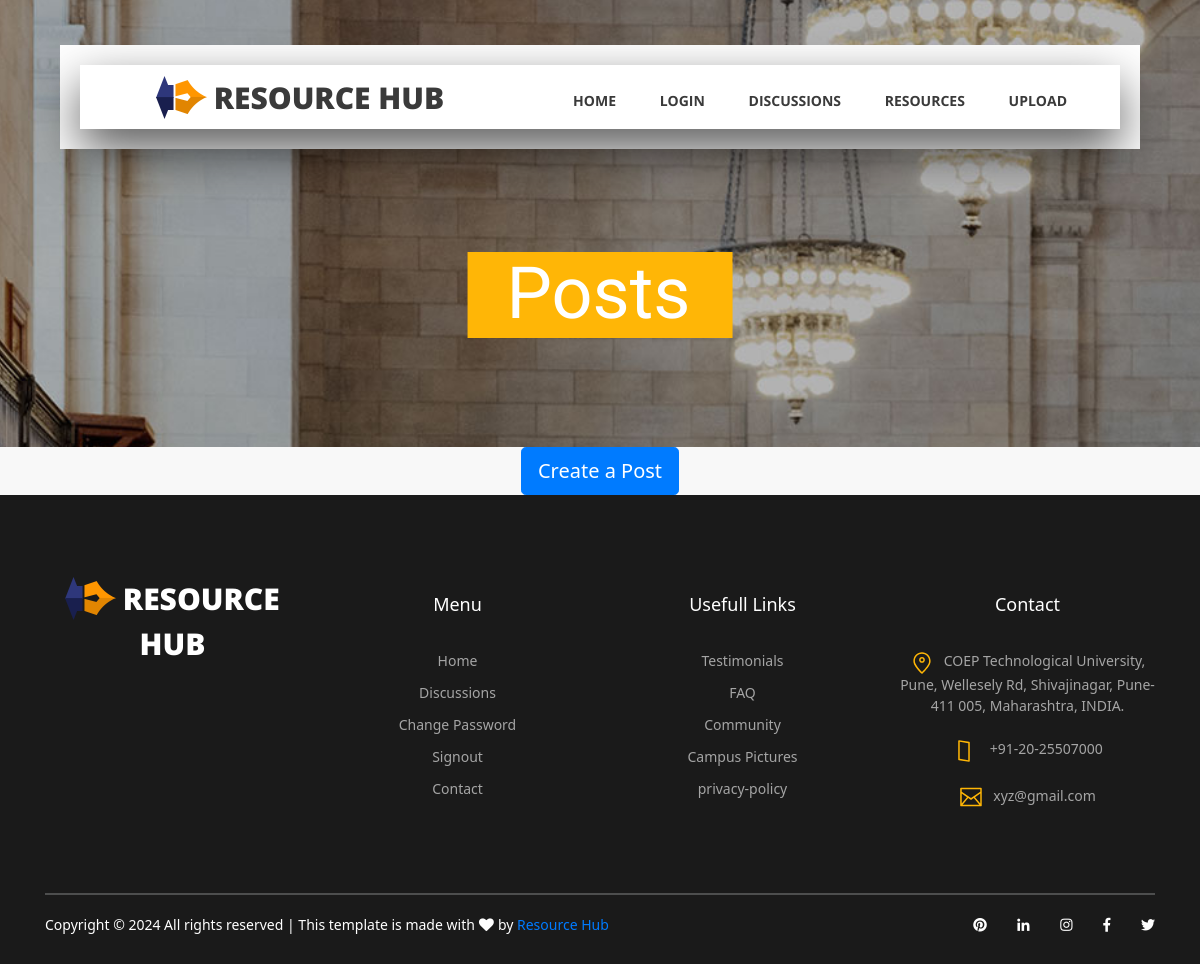
Page /posts (signed in) on the earlier database version.
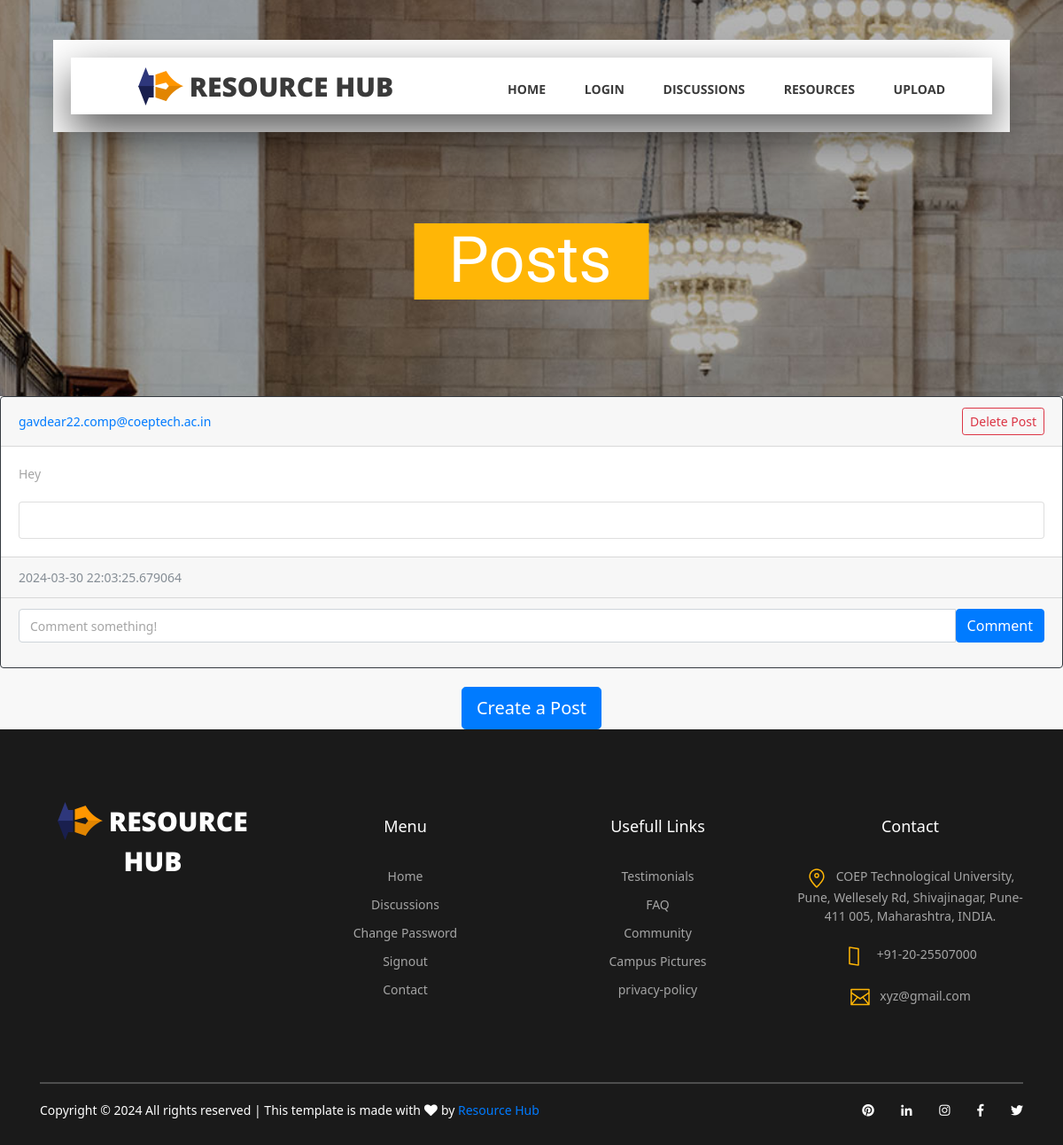
Same page on the later database version.
### app.py (models this page shows)
class Post(db.Model):
    id = db.Column(db.Integer, primary_key=True)
    text = db.Column(db.Text, nullable=False)
    date_created = db.Column(db.DateTime, default=datetime.now)
    author_id = db.Column(db.Integer, db.ForeignKey('user.id', ondelete="CASCADE"), nullable=False)
    comments = db.relationship('Comment', backref='post', passive_deletes=True)

class User(db.Model, UserMixin):
    id = db.Column(db.Integer, primary_key=True)
    name = db.Column(db.String(100))
    username = db.Column(db.String(50), unique=True)
    password = db.Column(db.String(100))
    user_type = db.Column(db.String(10))
    resources = db.relationship('Resource', backref="user")
    posts = db.relationship('Post', backref="user", passive_deletes=True)

### app.py (the view)
@app.route("/posts")
@login_required
def posts():
    posts = Post.query.all()
    user_id = current_user.id if current_user.is_authenticated else None
    return render_template("post_div.html", author_id=user_id, posts=posts)

### app.py (called while the page is built)
@login_manager.user_loader
def load_user(user_id):
    return User.query.get(int(user_id))

### templates/post_div.html (shortened to what this page needs)
<!DOCTYPE html>
<html lang="en">
<head>
	<link rel="stylesheet" type="text/css" href="../static/styles/bootstrap4/bootstrap.min.css">
	<link href="../static/plugins/fontawesome-free-5.0.1/css/fontawesome-all.css" rel="stylesheet" type="text/css">
	<link rel="stylesheet" type="text/css" href="../static/styles/contact_styles.css">
	<link rel="stylesheet" type="text/css" href="../static/styles/contact_responsive.css">
	<link rel="stylesheet" type="text/css" href="../static/styles/resource.css">
</head>
<body>
	<div class="super_container">
		<header class="header d-flex flex-row">
			<div class="header_content d-flex flex-row align-items-center">
				<div class="logo_container">
					<div class="logo">
						<img src="../static/images/logo.png" alt="">
						<span>Resource Hub</span>
					</div>
				</div>
				<nav class="main_nav_container">
					<div class="main_nav">
						<ul class="main_nav_list">
							<li class="main_nav_item"><a href="/">Home</a></li>
							<li class="main_nav_item"><b><a href="/login">Login</b></a></li>
							<li class="main_nav_item"><a href="/posts">Discussions</a></li>
							<li class="main_nav_item"><b><a href="/select">Resources</b></a></li>
							<li class="main_nav_item"><b><a href="/upload">Upload</a></b></a></li>
						</ul>
					</div>
				</nav>
			</div>
		</header>
			</div>
		{% block content %}
    <div class="home">
        <div class="home_background_container prlx_parent">
            <div class="home_background prlx" style="background-image:url(../static/images/contact_background.jpg)">
            </div>
        </div>
        <div class="home_content">
            <h1>Posts</h1>
        </div>
    </div>
    <div id="posts">
        {% for post in posts %}
        <div class="card border-dark">
            <div class="card-header d-flex justify-content-between align-items-center">
                <a href="/posts/{{ post.user.username }}">{{ post.user.username }}</a>
				{% if current_user.id == post.author_id %}
                	<a href="{{ url_for('delete_post', id=post.id)}}" class="btn btn-outline-danger btn-sm">Delete Post</a>
				{% endif %}
            </div>
            <div class="card-body">
                <div class="card-text">{{ post.text }}</div>
                <br/>
                <div class="card">
                    <div class="card-body">
                    </div>
                </div>
            </div>
            <div class="card-footer text-muted">{{ post.date_created }}</div>
            <div class="card-footer">
                <form method="POST" action="/create-comment/{{ post.id }}">
                    <div class="input-group mb-3">
                        <input type="text" id="text" name="text" class="form-control"
                               placeholder="Comment something!"/>
                        <button type="submit" class="btn btn-primary">Comment</button>
                    </div>
                </form>
            </div>
        </div>
        <br/> {% endfor %}
    </div>
    {% block footer %}
    <div class="d-flex justify-content-center">
        <a href="/create-post"><button type="button" class="btn btn-lg btn-primary">Create a Post</button></a>
    </div>
    {% endblock %}
{% endblock %}
	<footer class="footer">
		<div class="container">
					<div class="col">
				<div class="row">
					<div class="col text-center">
					</div>
				</div>
			</div>
			<div class="footer_content">
				<div class="row">
					<div class="col-lg-3 footer_col">
						<div class="logo_container">
							<div class="logo">
								<img src="../static/images/logo.png" alt="">
								<span>Resource Hub</span>
							</div>
						</div>
					</div>
					<div class="col-lg-3 footer_col">
						<div class="footer_column_title">Menu</div>
						<div class="footer_column_content">
							<ul>
							<li class="footer_list_item"><a href="/">Home</a></li>
							<li class="footer_list_item"><a href="/posts">Discussions</a></li>
							<li class="footer_list_item"><a href="/change-password-form">Change Password</a></li>
							<li class="footer_list_item"><a href="/logout">Signout</a></a></li>
							<li class="footer_list_item"><a href="/contact">Contact</a></a></li>
							</ul>
						</div>
					</div>
					<div class="col-lg-3 footer_col">
						<div class="footer_column_title">Usefull Links</div>
						<div class="footer_column_content">
							<ul>
								<li class="footer_list_item"><a href="/testimonials">Testimonials</a></li>
								<li class="footer_list_item"><a href="FAQ">FAQ</a></li>
								<li class="footer_list_item"><a href="#">Community</a></li>
								<li class="footer_list_item"><a href="#">Campus Pictures</a></li>
								<li class="footer_list_item"><a href="/privacy">privacy-policy</a></li>
							</ul>
						</div>
					</div>
					<div class="col-lg-3 footer_col">
						<div class="footer_column_title">Contact</div>
						<div class="footer_column_content">
							<ul>
								<li class="footer_contact_item">
									<div class="footer_contact_icon">
										<img src="../static/images/placeholder.svg" alt="https://www.flaticon.com/authors/lucy-g">
									</div>COEP Technological University, Pune, Wellesely Rd, Shivajinagar, Pune-411 005,
									Maharashtra, INDIA.
								</li>
								<li class="footer_contact_item">
									<div class="footer_contact_icon">
										<img src="../static/images/smartphone.svg" alt="https://www.flaticon.com/authors/lucy-g">
									</div>
									+91-20-25507000
								</li>
								<li class="footer_contact_item">
									<div class="footer_contact_icon">
										<img src="../static/images/envelope.svg" alt="https://www.flaticon.com/authors/lucy-g">
									</div>xyz@gmail.com
								</li>
							</ul>
						</div>
					</div>
				</div>
			</div>
			<div class="footer_bar d-flex flex-column flex-sm-row align-items-center">
				<div class="footer_copyright">
					<span>
						Copyright &copy;
						<script>document.write(new Date().getFullYear());</script> All rights reserved | This template
						is made with <i class="fa fa-heart" aria-hidden="true"></i> by <a href="/aboutus"
							target="_blank">Resource Hub</a>
					</span>
				</div>
				<div class="footer_social ml-sm-auto">
					<ul class="menu_social">
						<li class="menu_social_item"><a href="#"><i class="fab fa-pinterest"></i></a></li>
						<li class="menu_social_item"><a href="#"><i class="fab fa-linkedin-in"></i></a></li>
						<li class="menu_social_item"><a href="#"><i class="fab fa-instagram"></i></a></li>
						<li class="menu_social_item"><a href="#"><i class="fab fa-facebook-f"></i></a></li>
						<li class="menu_social_item"><a href="#"><i class="fab fa-twitter"></i></a></li>
					</ul>
				</div>
			</div>
		</div>
	</footer>
</body>
</html>

### static/styles/contact_styles.css (style rules this page uses)
* { margin: 0; padding: 0; -webkit-font-smoothing: antialiased; -webkit-text-shadow: rgba(0,0,0,.01) 0 0 1px; text-shadow: rgba(0,0,0,.01) 0 0 1px; }
body { font-family: 'Roboto', sans-serif; font-size: 14px; font-weight: 400; background: #FFFFFF; color: #a5a5a5; }
div { display: block; position: relative; -webkit-box-sizing: border-box; -moz-box-sizing: border-box; box-sizing: border-box; }
ul { list-style: none; margin-bottom: 0px; }
a, a:hover, a:visited, a:active, a:link { text-decoration: none; -webkit-font-smoothing: antialiased; -webkit-text-shadow: rgba(0,0,0,.01) 0 0 1px; text-shadow: rgba(0,0,0,.01) 0 0 1px; }
h1 { font-size: 36px; }
h1, h2, h3, h4, h5, h6 { font-family: 'Roboto', sans-serif; -webkit-font-smoothing: antialiased; -webkit-text-shadow: rgba(0,0,0,.01) 0 0 1px; text-shadow: rgba(0,0,0,.01) 0 0 1px; }
.form-control { color: #db5246; }
.super_container { width: 100%; overflow: hidden; }
.prlx_parent { overflow: hidden; }
.prlx { height: 130% !important; }
.header { position: fixed; top: 45px; left: 50%; -webkit-transform: translateX(-50%); -moz-transform: translateX(-50%); -ms-transform: translateX(-50%); -o-transform: translateX(-50%); transform: translateX(-50%); width: 1318px; height: 104px; background: #FFFFFF; z-index: 10; -webkit-transition: all 200ms ease; -moz-transition: all 200ms ease; -ms-transition: all 200ms ease; -o-transition: all 200ms ease; transition: all 200ms ease; }
.header_content { width: calc(100% - 279px); height: 100%; }
.header_content::before { display: block; position: absolute; top: 0; left: 0; width: 100%; height: 100%; content: ''; box-shadow: 0px 20px 49px rgba(0,0,0,0.67); z-index: -1; }
.logo_container { display: inline-block; padding-left: 76px; }
.logo span { font-family: 'Open Sans', sans-serif; font-size: 30px; font-weight: 900; color: #3a3a3a; vertical-align: middle; text-transform: uppercase; margin-left: 3px; }
.main_nav_container { display: inline-block; margin-left: auto; padding-right: 93px; }
.main_nav { margin-top: 7px; }
.main_nav_item { display: inline-block; margin-right: 40px; }
.main_nav_item:last-child { margin-right: 0px; }
.main_nav_item a { font-family: 'Open Sans', sans-serif; font-size: 14px; text-transform: uppercase; font-weight: 700; color: #3a3a3a; -webkit-transition: all 200ms ease; -moz-transition: all 200ms ease; -ms-transition: all 200ms ease; -o-transition: all 200ms ease; transition: all 200ms ease; }
.menu_social_item { display: inline-block; margin-right: 27px; }
.menu_social_item:last-child { margin-right: 0px; }
.menu_social_item a i { color: #3a3a3a; }
.home { width: 100%; height: 447px; }
.home_background_container { position: absolute; top: 0; left: 0; width: 100%; height: 100%; }
.home_background { width: 100%; height: 100%; background-repeat: no-repeat; background-size: cover; background-position: center center; }
.home_content { position: absolute; left: 50%; bottom: 109px; -webkit-transform: translateX(-50%); -moz-transform: translateX(-50%); -ms-transform: translateX(-50%); -o-transform: translateX(-50%); transform: translateX(-50%); background: #ffb606; padding-top: 24px; padding-bottom: 18px; padding-left: 39px; padding-right: 42px; }
.home_content h1 { font-size: 72px; font-weight: 400; color: #FFFFFF; line-height: 0.5; white-space: nowrap; }
.footer { width: 100%; padding-top: 00px; background: #1a1a1a; }
.footer_content { padding-top: 80px; padding-bottom: 83px; border-bottom: solid 2px #4d4e4e; }
.footer_content .logo_container { padding-left: 0px; }
.footer_content .logo span { color: #FFFFFF; }
.footer_column_title { font-size: 18px; font-weight: 500; color: #FFFFFF; padding-top: 15px; }
.footer_column_content { margin-top: 32px; }
.footer_list_item { margin-bottom: 11px; }
.footer_list_item a { font-size: 14px; color: #a5a5a5; -webkit-transition: all 200ms ease; -moz-transition: all 200ms ease; -ms-transition: all 200ms ease; -o-transition: all 200ms ease; transition: all 200ms ease; }
.footer_contact_item { font-size: 14px; font-weight: 400; color: #a5a5a5; margin-bottom: 22px; }
.footer_contact_item:last-child { margin-bottom: 0px; }
.footer_contact_icon { display: inline-block; width: 24px; height: 24px; vertical-align: middle; margin-right: 10px; }
.footer_contact_icon img { width: 100%; }
.footer_bar { padding-top: 19px; padding-bottom: 19px; }
.footer_social .menu_social_item a i { color: #FFFFFF; }
.footer_social .menu_social_item:last-child { margin-right: 0px; }

Differences in the rows shown:
added Post: user.username "gavdear22.comp@coeptech.ac.in", text "Hey", date_created "2024-03-30 22:03:25.679064"
